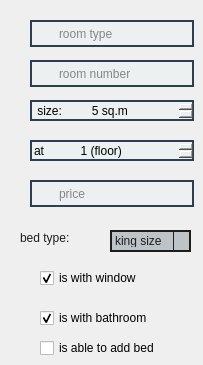
    <widget class="QWidget" name="normal_page">
     <widget class="QLineEdit" name="self_define_type_lineedit">
      <property name="geometry">
       <rect>
        <x>30</x>
        <y>20</y>
        <width>164</width>
        <height>27</height>
       </rect>
      </property>
      <property name="styleSheet">
       <string notr="true">QLineEdit
{
  color: #1d1d1d;
  background-color: #ecf0f1;
  border: 2px solid #2c3e50;
  padding-left: 25px;
  font-family:&quot;Microsoft YaHei UI&quot;;
  text-align: left;
  padding-right: 50px;
  background-image: url(:/qss/icon/kind.png);
  background-repeat:no-repeat;
  background-position: center left;
}


</string>
      </property>
      <property name="text">
       <string/>
      </property>
      <property name="placeholderText">
       <string>room type</string>
      </property>
     </widget>
     <widget class="QLineEdit" name="room_number_lineedit">
      <property name="geometry">
       <rect>
        <x>30</x>
        <y>60</y>
        <width>164</width>
        <height>27</height>
       </rect>
      </property>
      <property name="styleSheet">
       <string notr="true">QLineEdit
{
  color: #1d1d1d;
  background-color: #ecf0f1;
  border: 2px solid #2c3e50;
  padding-left: 25px;
  font-family:&quot;Microsoft YaHei UI&quot;;
  text-align: left;
  padding-right: 50px;
  background-image: url(:/qss/icon/number8.png);
  background-repeat:no-repeat;
  background-position: center left;
}


</string>
      </property>
      <property name="text">
       <string/>
      </property>
      <property name="placeholderText">
       <string>room number</string>
      </property>
     </widget>
     <widget class="QSpinBox" name="size_spinox">
      <property name="geometry">
       <rect>
        <x>30</x>
        <y>100</y>
        <width>164</width>
        <height>21</height>
       </rect>
      </property>
      <property name="layoutDirection">
       <enum>Qt::LeftToRight</enum>
      </property>
      <property name="styleSheet">
       <string notr="true">QTimeEdit::up-button,QDoubleSpinBox::up-button,QSpinBox::up-button {subcontrol-origin:border;
    subcontrol-position:right;
    image: url(:/qss/icon/double-right.png);
    width: 14px;
    height: 20px;  
       
}
QTimeEdit::down-button,QDoubleSpinBox::down-button,QSpinBox::down-button {subcontrol-origin:border;
    subcontrol-position:left;
    border-image: url(:/qss/icon/double-left.png);
    width: 14px;
    height: 20px;
   
}

QTimeEdit::up-button:hover,QDoubleSpinBox::up-button:hover,QSpinBox::up-button:hover {subcontrol-origin:border;
    subcontrol-position:right;
    image: url(:/qss/icon/double-right.png);
    width: 14px;
    height: 20px;
    background-color: #95a5a6;  
       
}
QTimeEdit::down-button:hover,QDoubleSpinBox::down-button:hover,QSpinBox::down-button:hover {subcontrol-origin:border;
    subcontrol-position:left;
    border-image: url(:/qss/icon/double-left.png);
    width: 14px;
    height: 20px;
    background-color: #95a5a6;
}

QTimeEdit,QDoubleSpinBox,QSpinBox {
   background-color:#ecf0f1;
   border: 2px solid #2c3e50;
   
}</string>
      </property>
      <property name="suffix">
       <string> sq.m</string>
      </property>
      <property name="prefix">
       <string> size:         </string>
      </property>
      <property name="singleStep">
       <number>5</number>
      </property>
      <property name="value">
       <number>5</number>
      </property>
     </widget>
     <widget class="QSpinBox" name="floor_spinbox">
      <property name="geometry">
       <rect>
        <x>30</x>
        <y>140</y>
        <width>164</width>
        <height>21</height>
       </rect>
      </property>
      <property name="styleSheet">
       <string notr="true">QTimeEdit::up-button,QDoubleSpinBox::up-button,QSpinBox::up-button {subcontrol-origin:border;
    subcontrol-position:right;
    image: url(:/qss/icon/double-right.png);
    width: 14px;
    height: 20px;  
       
}
QTimeEdit::down-button,QDoubleSpinBox::down-button,QSpinBox::down-button {subcontrol-origin:border;
    subcontrol-position:left;
    border-image: url(:/qss/icon/double-left.png);
    width: 14px;
    height: 20px;
   
}

QTimeEdit::up-button:hover,QDoubleSpinBox::up-button:hover,QSpinBox::up-button:hover {subcontrol-origin:border;
    subcontrol-position:right;
    image: url(:/qss/icon/double-right.png);
    width: 14px;
    height: 20px;
    background-color: #95a5a6;  
       
}
QTimeEdit::down-button:hover,QDoubleSpinBox::down-button:hover,QSpinBox::down-button:hover {subcontrol-origin:border;
    subcontrol-position:left;
    border-image: url(:/qss/icon/double-left.png);
    width: 14px;
    height: 20px;
    background-color: #95a5a6;
}

QTimeEdit,QDoubleSpinBox,QSpinBox {
   background-color:#ecf0f1;
   border: 2px solid #2c3e50;
   
}</string>
      </property>
      <property name="suffix">
       <string> (floor)</string>
      </property>
      <property name="prefix">
       <string>at           </string>
      </property>
      <property name="minimum">
       <number>-10</number>
      </property>
      <property name="maximum">
       <number>80</number>
      </property>
      <property name="value">
       <number>1</number>
      </property>
     </widget>
     <widget class="QLineEdit" name="price_lineedit">
      <property name="geometry">
       <rect>
        <x>30</x>
        <y>180</y>
        <width>164</width>
        <height>27</height>
       </rect>
      </property>
      <property name="styleSheet">
       <string notr="true">QLineEdit
{
  color: #1d1d1d;
  background-color: #ecf0f1;
  border: 2px solid #2c3e50;
  padding-left: 25px;
  font-family:&quot;Microsoft YaHei UI&quot;;
  text-align: left;
  padding-right: 50px;
  background-image: url(:/qss/icon/price.png);
  background-repeat:no-repeat;
  background-position: center left;
}


</string>
      </property>
      <property name="text">
       <string/>
      </property>
      <property name="placeholderText">
       <string>price</string>
      </property>
     </widget>
     <widget class="QLabel" name="noticce_bed_type_label">
      <property name="geometry">
       <rect>
        <x>20</x>
        <y>230</y>
        <width>54</width>
        <height>16</height>
       </rect>
      </property>
      <property name="styleSheet">
       <string notr="true">QLabel
{
  color: #1d1d1d;
  background-color: none;
  border: none;
  font-family:&quot;Microsoft YaHei UI&quot;;
}</string>
      </property>
      <property name="text">
       <string>bed type:</string>
      </property>
     </widget>
     <widget class="QComboBox" name="bed_type_combobox">
      <property name="geometry">
       <rect>
        <x>110</x>
        <y>230</y>
        <width>81</width>
        <height>22</height>
       </rect>
      </property>
      <property name="styleSheet">
       <string notr="true">QComboBox
{
  color: #1d1d1d;
  background-color: #bdc3c7;
	border:2px solid #1d1d1d;
  padding: 3px;
  font-family:&quot;Microsoft YaHei UI&quot;;
	text-align: center;
}


  QComboBox::drop-down {
    subcontrol-origin: padding;
    subcontrol-position: top right;
    width: 15px;
 
    border-left-width: 1px;
    border-left-color: #1d1d1d;
    border-left-style: solid; 
    border-top-right-radius: 3px; 
    border-bottom-right-radius: 3px;
}

QComboBox::down-arrow {
    image: url(:/qss/icon/double_down.png);
}


</string>
      </property>
      <property name="currentIndex">
       <number>2</number>
      </property>
      <item>
       <property name="text">
        <string>single</string>
       </property>
      </item>
      <item>
       <property name="text">
        <string>double</string>
       </property>
      </item>
      <item>
       <property name="text">
        <string>king size</string>
       </property>
      </item>
      <item>
       <property name="text">
        <string>more</string>
       </property>
      </item>
     </widget>
     <widget class="QCheckBox" name="window_checkbox">
      <property name="geometry">
       <rect>
        <x>40</x>
        <y>270</y>
        <width>121</width>
        <height>16</height>
       </rect>
      </property>
      <property name="font">
       <font>
        <family>Microsoft YaHei UI</family>
       </font>
      </property>
      <property name="text">
       <string>is with window</string>
      </property>
      <property name="checked">
       <bool>true</bool>
      </property>
     </widget>
     <widget class="QCheckBox" name="bathroom_checkbox">
      <property name="geometry">
       <rect>
        <x>40</x>
        <y>310</y>
        <width>121</width>
        <height>16</height>
       </rect>
      </property>
      <property name="font">
       <font>
        <family>Microsoft YaHei UI</family>
       </font>
      </property>
      <property name="text">
       <string>is with bathroom</string>
      </property>
      <property name="checked">
       <bool>true</bool>
      </property>
     </widget>
     <widget class="QCheckBox" name="add_bed_checkbox">
      <property name="geometry">
       <rect>
        <x>40</x>
        <y>340</y>
        <width>141</width>
        <height>16</height>
       </rect>
      </property>
      <property name="font">
       <font>
        <family>Microsoft YaHei UI</family>
       </font>
      </property>
      <property name="text">
       <string>is able to add bed</string>
      </property>
      <property name="checked">
       <bool>false</bool>
      </property>
     </widget>
    </widget>
